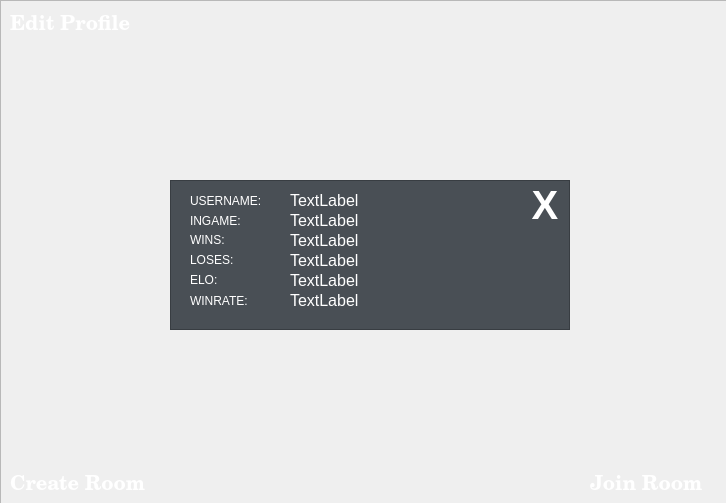
<?xml version="1.0" encoding="UTF-8"?>
<ui version="4.0">
 <class>mainmenulogin</class>
 <widget class="QWidget" name="mainmenulogin">
  <property name="geometry">
   <rect>
    <x>0</x>
    <y>0</y>
    <width>726</width>
    <height>503</height>
   </rect>
  </property>
  <property name="windowTitle">
   <string>Form</string>
  </property>
  <property name="styleSheet">
   <string notr="true">#createRoom{
	background: #494F55;
}

#joinRoom{
	background: #494F55;
}


#label{
	color: white;
}

#label_3{
	color: white;
}

#create{
	
}

#roomNameInput{
	background: none;
	border: none;
}</string>
  </property>
  <widget class="QFrame" name="background">
   <property name="geometry">
    <rect>
     <x>0</x>
     <y>0</y>
     <width>730</width>
     <height>510</height>
    </rect>
   </property>
   <property name="font">
    <font>
     <family>century</family>
     <pointsize>-1</pointsize>
     <italic>false</italic>
     <bold>true</bold>
     <underline>false</underline>
     <strikeout>false</strikeout>
    </font>
   </property>
   <property name="styleSheet">
    <string notr="true">*{
	font-size: 12px;
	font-family: century;
}

#background{
	background-image: url(:/background.jpg);
}

#header{
	font-size: 40px;
}

QPushButton{
	background: transparent;
	border:none;
	color: white;
	font-size: 20px;
	text-align: left;
}

#OnlineList{
	
}

#logout{
	text-align: right;
}

#OnlineList{
	background: white;
}</string>
   </property>
   <property name="frameShape">
    <enum>QFrame::StyledPanel</enum>
   </property>
   <property name="frameShadow">
    <enum>QFrame::Raised</enum>
   </property>
   <widget class="QPushButton" name="logout">
    <property name="geometry">
     <rect>
      <x>670</x>
      <y>10</y>
      <width>50</width>
      <height>30</height>
     </rect>
    </property>
    <property name="font">
     <font>
      <family>century</family>
      <pointsize>-1</pointsize>
      <italic>false</italic>
      <bold>true</bold>
      <underline>false</underline>
      <strikeout>false</strikeout>
     </font>
    </property>
    <property name="styleSheet">
     <string notr="true">transform: rotate(90);</string>
    </property>
    <property name="text">
     <string/>
    </property>
    <property name="icon">
     <iconset resource="Resource/user_icon.qrc">
      <normaloff>:/right-from-bracket-solid.svg</normaloff>:/right-from-bracket-solid.svg</iconset>
    </property>
    <property name="iconSize">
     <size>
      <width>50</width>
      <height>50</height>
     </size>
    </property>
   </widget>
   <widget class="QPushButton" name="CreateRoom">
    <property name="geometry">
     <rect>
      <x>10</x>
      <y>470</y>
      <width>140</width>
      <height>30</height>
     </rect>
    </property>
    <property name="font">
     <font>
      <family>century</family>
      <pointsize>-1</pointsize>
      <italic>false</italic>
      <bold>true</bold>
      <underline>false</underline>
      <strikeout>false</strikeout>
     </font>
    </property>
    <property name="text">
     <string>Create Room</string>
    </property>
   </widget>
   <widget class="QPushButton" name="JoinRoom">
    <property name="geometry">
     <rect>
      <x>590</x>
      <y>470</y>
      <width>140</width>
      <height>30</height>
     </rect>
    </property>
    <property name="font">
     <font>
      <family>century</family>
      <pointsize>-1</pointsize>
      <italic>false</italic>
      <bold>true</bold>
      <underline>false</underline>
      <strikeout>false</strikeout>
     </font>
    </property>
    <property name="styleSheet">
     <string notr="true"/>
    </property>
    <property name="text">
     <string>Join Room</string>
    </property>
   </widget>
   <widget class="QPushButton" name="LeaderBoard">
    <property name="geometry">
     <rect>
      <x>730</x>
      <y>470</y>
      <width>140</width>
      <height>30</height>
     </rect>
    </property>
    <property name="font">
     <font>
      <family>century</family>
      <pointsize>-1</pointsize>
      <italic>false</italic>
      <bold>true</bold>
      <underline>false</underline>
      <strikeout>false</strikeout>
     </font>
    </property>
    <property name="text">
     <string>Leader Board</string>
    </property>
   </widget>
   <widget class="QPushButton" name="EditProfile">
    <property name="geometry">
     <rect>
      <x>10</x>
      <y>10</y>
      <width>140</width>
      <height>30</height>
     </rect>
    </property>
    <property name="font">
     <font>
      <family>century</family>
      <pointsize>-1</pointsize>
      <bold>true</bold>
     </font>
    </property>
    <property name="text">
     <string>Edit Profile</string>
    </property>
   </widget>
  </widget>
  <widget class="QFrame" name="createRoom">
   <property name="geometry">
    <rect>
     <x>170</x>
     <y>180</y>
     <width>400</width>
     <height>150</height>
    </rect>
   </property>
   <property name="frameShape">
    <enum>QFrame::StyledPanel</enum>
   </property>
   <property name="frameShadow">
    <enum>QFrame::Raised</enum>
   </property>
   <widget class="QLabel" name="label">
    <property name="geometry">
     <rect>
      <x>30</x>
      <y>20</y>
      <width>301</width>
      <height>21</height>
     </rect>
    </property>
    <property name="text">
     <string>Insert room name to create</string>
    </property>
   </widget>
   <widget class="QLineEdit" name="roomNameInput">
    <property name="geometry">
     <rect>
      <x>30</x>
      <y>50</y>
      <width>350</width>
      <height>30</height>
     </rect>
    </property>
   </widget>
   <widget class="QPushButton" name="cancel">
    <property name="geometry">
     <rect>
      <x>30</x>
      <y>110</y>
      <width>150</width>
      <height>30</height>
     </rect>
    </property>
    <property name="text">
     <string>Cancel</string>
    </property>
   </widget>
   <widget class="QPushButton" name="create">
    <property name="geometry">
     <rect>
      <x>230</x>
      <y>110</y>
      <width>150</width>
      <height>30</height>
     </rect>
    </property>
    <property name="text">
     <string>Create</string>
    </property>
   </widget>
   <widget class="QLabel" name="warning_create">
    <property name="geometry">
     <rect>
      <x>30</x>
      <y>80</y>
      <width>351</width>
      <height>21</height>
     </rect>
    </property>
    <property name="font">
     <font>
      <pointsize>-1</pointsize>
      <bold>true</bold>
     </font>
    </property>
    <property name="styleSheet">
     <string notr="true">color: red;
font-size: 12px;</string>
    </property>
    <property name="text">
     <string/>
    </property>
   </widget>
  </widget>
  <widget class="QFrame" name="joinRoom">
   <property name="geometry">
    <rect>
     <x>170</x>
     <y>180</y>
     <width>400</width>
     <height>150</height>
    </rect>
   </property>
   <property name="frameShape">
    <enum>QFrame::StyledPanel</enum>
   </property>
   <property name="frameShadow">
    <enum>QFrame::Raised</enum>
   </property>
   <widget class="QLabel" name="label_3">
    <property name="geometry">
     <rect>
      <x>30</x>
      <y>20</y>
      <width>181</width>
      <height>21</height>
     </rect>
    </property>
    <property name="text">
     <string>Insert room name to join</string>
    </property>
   </widget>
   <widget class="QLineEdit" name="joinInput">
    <property name="geometry">
     <rect>
      <x>30</x>
      <y>50</y>
      <width>350</width>
      <height>30</height>
     </rect>
    </property>
   </widget>
   <widget class="QPushButton" name="cancel_3">
    <property name="geometry">
     <rect>
      <x>30</x>
      <y>110</y>
      <width>150</width>
      <height>30</height>
     </rect>
    </property>
    <property name="text">
     <string>Cancel</string>
    </property>
   </widget>
   <widget class="QPushButton" name="join">
    <property name="geometry">
     <rect>
      <x>230</x>
      <y>110</y>
      <width>150</width>
      <height>30</height>
     </rect>
    </property>
    <property name="text">
     <string>Join</string>
    </property>
   </widget>
   <widget class="QLabel" name="warning_join">
    <property name="geometry">
     <rect>
      <x>30</x>
      <y>80</y>
      <width>351</width>
      <height>21</height>
     </rect>
    </property>
    <property name="font">
     <font>
      <pointsize>-1</pointsize>
      <bold>true</bold>
     </font>
    </property>
    <property name="styleSheet">
     <string notr="true">font-size: 12px;
color: red;</string>
    </property>
    <property name="text">
     <string/>
    </property>
   </widget>
  </widget>
  <widget class="QFrame" name="frame">
   <property name="geometry">
    <rect>
     <x>170</x>
     <y>180</y>
     <width>400</width>
     <height>150</height>
    </rect>
   </property>
   <property name="styleSheet">
    <string notr="true">background: #494F55;
color: white;</string>
   </property>
   <property name="frameShape">
    <enum>QFrame::StyledPanel</enum>
   </property>
   <property name="frameShadow">
    <enum>QFrame::Raised</enum>
   </property>
   <widget class="QLabel" name="label_2">
    <property name="geometry">
     <rect>
      <x>20</x>
      <y>10</y>
      <width>91</width>
      <height>21</height>
     </rect>
    </property>
    <property name="text">
     <string>USERNAME: </string>
    </property>
   </widget>
   <widget class="QLabel" name="label_4">
    <property name="geometry">
     <rect>
      <x>20</x>
      <y>30</y>
      <width>91</width>
      <height>21</height>
     </rect>
    </property>
    <property name="text">
     <string>INGAME: </string>
    </property>
   </widget>
   <widget class="QLabel" name="label_5">
    <property name="geometry">
     <rect>
      <x>20</x>
      <y>50</y>
      <width>63</width>
      <height>20</height>
     </rect>
    </property>
    <property name="text">
     <string>WINS: </string>
    </property>
   </widget>
   <widget class="QLabel" name="label_6">
    <property name="geometry">
     <rect>
      <x>20</x>
      <y>70</y>
      <width>63</width>
      <height>20</height>
     </rect>
    </property>
    <property name="text">
     <string>LOSES: </string>
    </property>
   </widget>
   <widget class="QLabel" name="label_7">
    <property name="geometry">
     <rect>
      <x>20</x>
      <y>90</y>
      <width>63</width>
      <height>20</height>
     </rect>
    </property>
    <property name="text">
     <string>ELO:</string>
    </property>
   </widget>
   <widget class="QLabel" name="label_8">
    <property name="geometry">
     <rect>
      <x>20</x>
      <y>110</y>
      <width>71</width>
      <height>21</height>
     </rect>
    </property>
    <property name="text">
     <string>WINRATE: </string>
    </property>
   </widget>
   <widget class="QLabel" name="username">
    <property name="geometry">
     <rect>
      <x>120</x>
      <y>10</y>
      <width>200</width>
      <height>20</height>
     </rect>
    </property>
    <property name="font">
     <font>
      <pointsize>12</pointsize>
     </font>
    </property>
    <property name="text">
     <string>TextLabel</string>
    </property>
   </widget>
   <widget class="QLabel" name="ingame">
    <property name="geometry">
     <rect>
      <x>120</x>
      <y>30</y>
      <width>200</width>
      <height>20</height>
     </rect>
    </property>
    <property name="font">
     <font>
      <pointsize>12</pointsize>
     </font>
    </property>
    <property name="text">
     <string>TextLabel</string>
    </property>
   </widget>
   <widget class="QLabel" name="wins">
    <property name="geometry">
     <rect>
      <x>120</x>
      <y>50</y>
      <width>200</width>
      <height>20</height>
     </rect>
    </property>
    <property name="font">
     <font>
      <pointsize>12</pointsize>
     </font>
    </property>
    <property name="text">
     <string>TextLabel</string>
    </property>
   </widget>
   <widget class="QLabel" name="loses">
    <property name="geometry">
     <rect>
      <x>120</x>
      <y>70</y>
      <width>200</width>
      <height>20</height>
     </rect>
    </property>
    <property name="font">
     <font>
      <pointsize>12</pointsize>
     </font>
    </property>
    <property name="text">
     <string>TextLabel</string>
    </property>
   </widget>
   <widget class="QLabel" name="status">
    <property name="geometry">
     <rect>
      <x>120</x>
      <y>90</y>
      <width>200</width>
      <height>20</height>
     </rect>
    </property>
    <property name="font">
     <font>
      <pointsize>12</pointsize>
     </font>
    </property>
    <property name="text">
     <string>TextLabel</string>
    </property>
   </widget>
   <widget class="QLabel" name="winrate">
    <property name="geometry">
     <rect>
      <x>120</x>
      <y>110</y>
      <width>200</width>
      <height>20</height>
     </rect>
    </property>
    <property name="font">
     <font>
      <pointsize>12</pointsize>
     </font>
    </property>
    <property name="text">
     <string>TextLabel</string>
    </property>
   </widget>
   <widget class="QPushButton" name="pushButton">
    <property name="geometry">
     <rect>
      <x>350</x>
      <y>0</y>
      <width>50</width>
      <height>50</height>
     </rect>
    </property>
    <property name="font">
     <font>
      <pointsize>30</pointsize>
      <bold>true</bold>
     </font>
    </property>
    <property name="styleSheet">
     <string notr="true">background: none;
border: none;</string>
    </property>
    <property name="text">
     <string>X</string>
    </property>
   </widget>
  </widget>
 </widget>
 <resources>
  <include location="Resource/user_icon.qrc"/>
 </resources>
 <connections/>
</ui>
